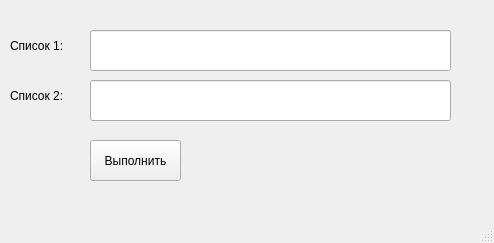
<?xml version="1.0" encoding="UTF-8"?>
<ui version="4.0">
 <class>MainWindow</class>
 <widget class="QMainWindow" name="MainWindow">
  <property name="geometry">
   <rect>
    <x>0</x>
    <y>0</y>
    <width>494</width>
    <height>243</height>
   </rect>
  </property>
  <property name="windowTitle">
   <string>MainWindow</string>
  </property>
  <widget class="QWidget" name="centralwidget">
   <widget class="QLineEdit" name="lineEdit">
    <property name="geometry">
     <rect>
      <x>90</x>
      <y>30</y>
      <width>361</width>
      <height>41</height>
     </rect>
    </property>
   </widget>
   <widget class="QLineEdit" name="lineEdit_2">
    <property name="geometry">
     <rect>
      <x>90</x>
      <y>80</y>
      <width>361</width>
      <height>41</height>
     </rect>
    </property>
   </widget>
   <widget class="QPushButton" name="pushButton">
    <property name="geometry">
     <rect>
      <x>90</x>
      <y>140</y>
      <width>91</width>
      <height>41</height>
     </rect>
    </property>
    <property name="text">
     <string>Выполнить</string>
    </property>
   </widget>
   <widget class="QLabel" name="label">
    <property name="geometry">
     <rect>
      <x>10</x>
      <y>30</y>
      <width>81</width>
      <height>31</height>
     </rect>
    </property>
    <property name="text">
     <string>Список 1:</string>
    </property>
   </widget>
   <widget class="QLabel" name="label_2">
    <property name="geometry">
     <rect>
      <x>10</x>
      <y>80</y>
      <width>81</width>
      <height>31</height>
     </rect>
    </property>
    <property name="text">
     <string>Список 2:</string>
    </property>
   </widget>
  </widget>
  <widget class="QMenuBar" name="menubar">
   <property name="geometry">
    <rect>
     <x>0</x>
     <y>0</y>
     <width>494</width>
     <height>25</height>
    </rect>
   </property>
  </widget>
  <widget class="QStatusBar" name="statusbar"/>
 </widget>
 <resources/>
 <connections/>
</ui>
